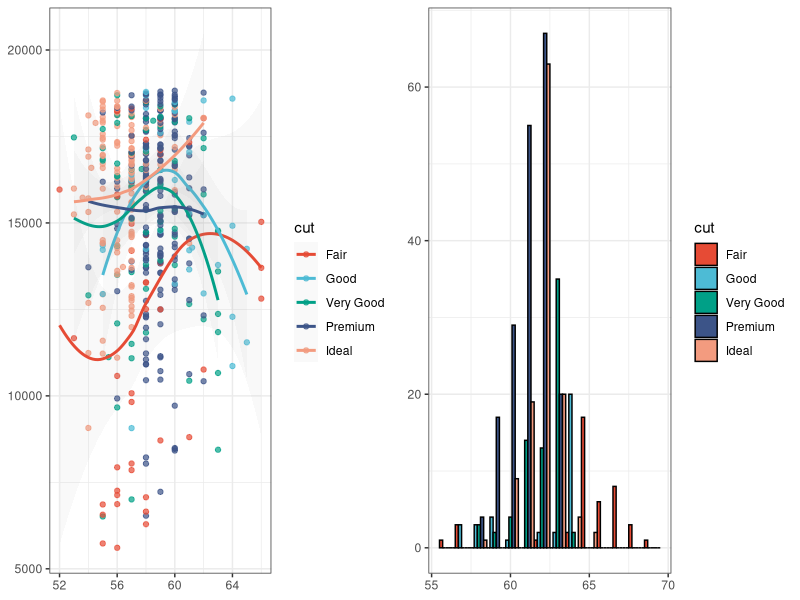
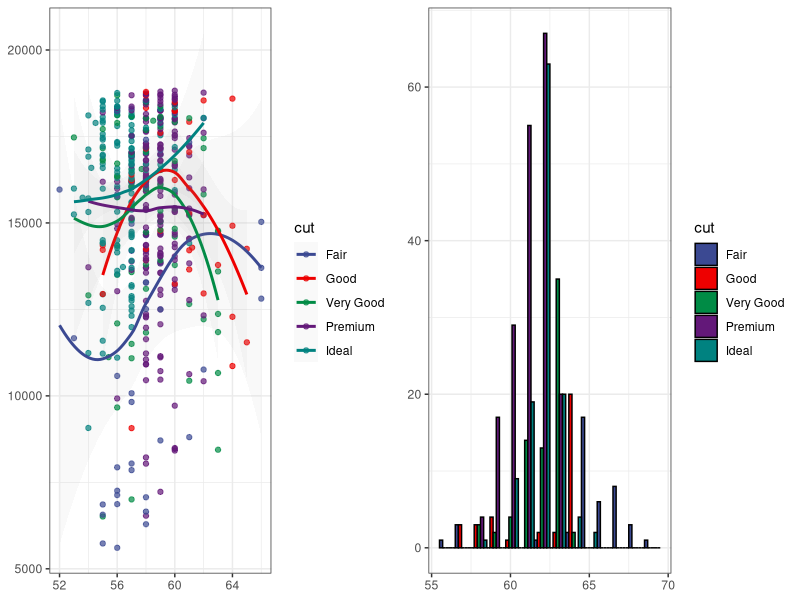
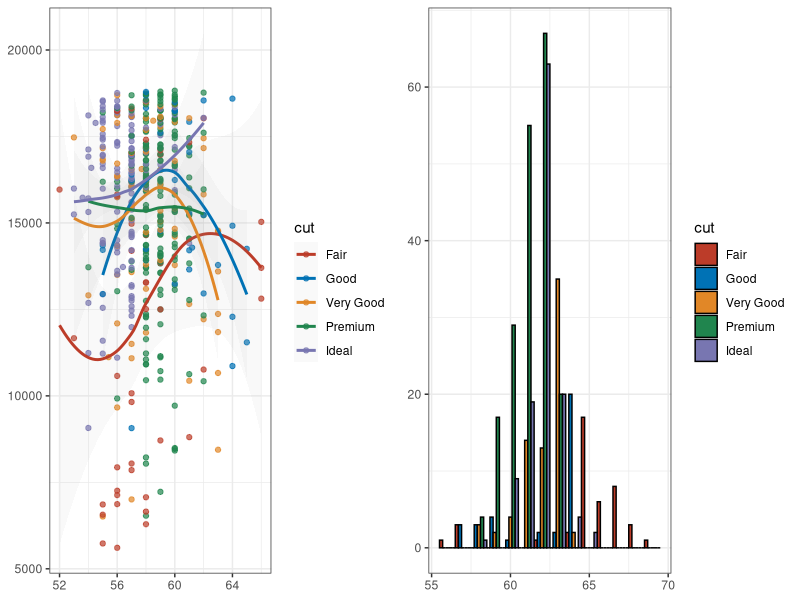
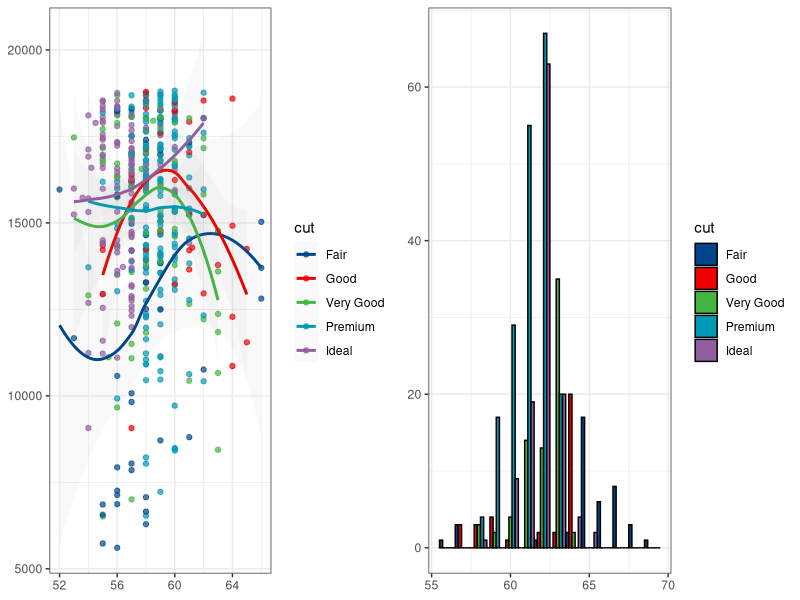
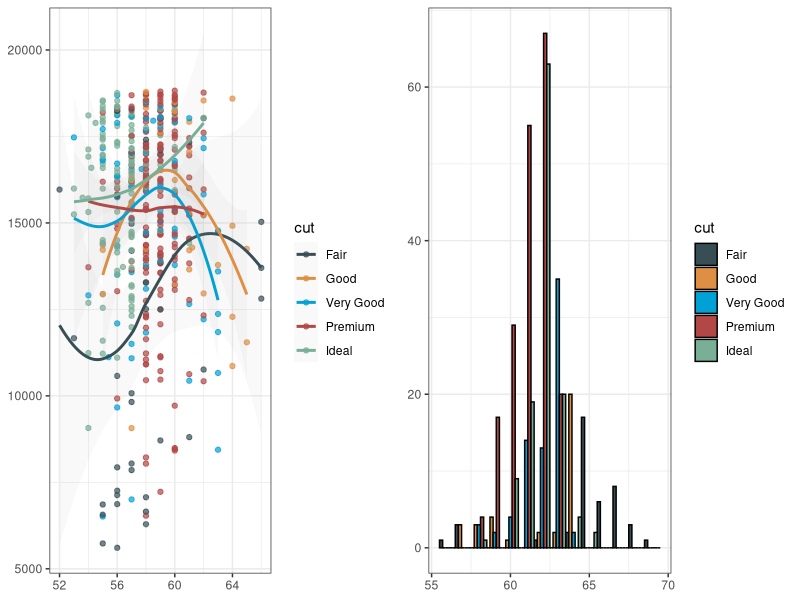
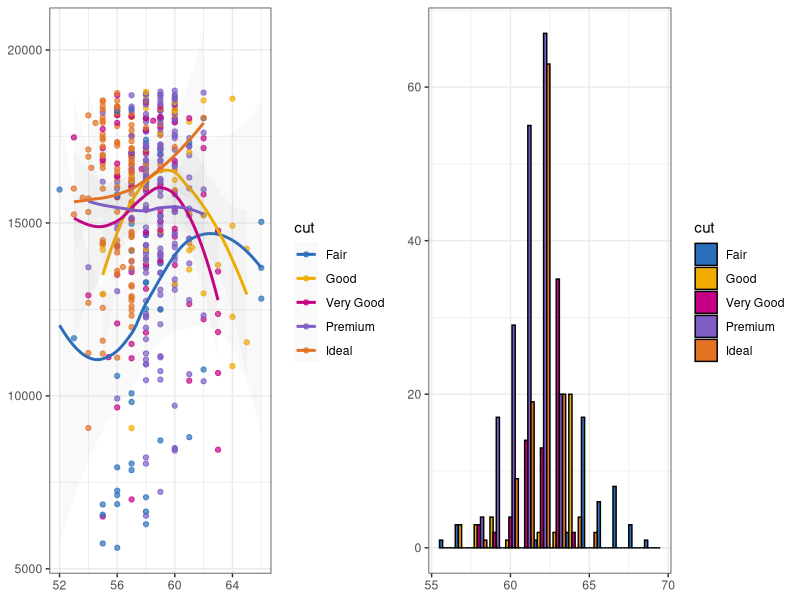
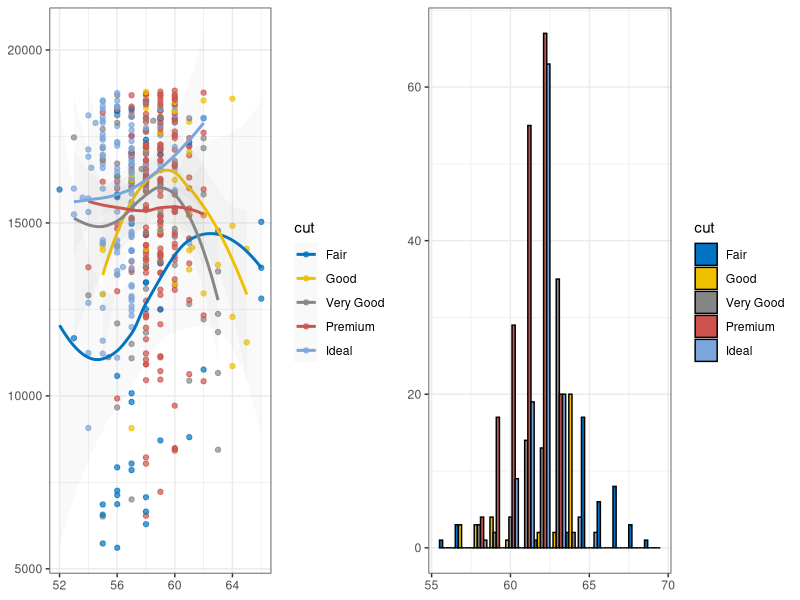
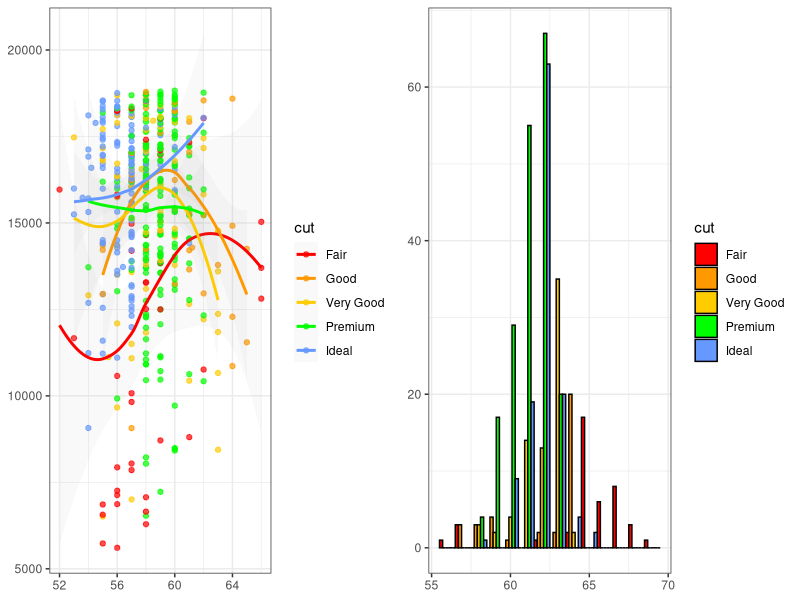

R code for these plots, in order:
## ---- chunk 1
knitr::knit_hooks$set(pngquant = knitr::hook_pngquant)

knitr::opts_chunk$set(
  echo = FALSE,
  message = FALSE,
  fig.path = "man/figures/README-",
  collapse = TRUE,
  comment = "#>",
  dev = "ragg_png",
  dpi = 72,
  fig.retina = 2,
  fig.width = 10.6667,
  fig.height = 3.3334,
  fig.align = "center",
  out.width = "100%",
  pngquant = "--speed=1 --quality=50"
)
## ---- chunk 2
library("ggsci")
library("ggplot2")
library("gridExtra")

data("diamonds")

p1 <- ggplot(
  subset(diamonds, carat >= 2.2),
  aes(x = table, y = price, colour = cut)
) +
  geom_point(alpha = 0.7) +
  geom_smooth(method = "loess", alpha = 0.05, linewidth = 1, span = 1) +
  theme_bw() +
  theme(
    axis.title.x = element_blank(),
    axis.title.y = element_blank()
  )

p2 <- ggplot(
  subset(diamonds, carat > 2.2 & depth > 55 & depth < 70),
  aes(x = depth, fill = cut)
) +
  geom_histogram(colour = "black", binwidth = 1, position = "dodge") +
  theme_bw() +
  theme(
    axis.title.x = element_blank(),
    axis.title.y = element_blank()
  )
## ---- chunk 3
p1_npg <- p1 + scale_color_npg()
p2_npg <- p2 + scale_fill_npg()
grid.arrange(p1_npg, p2_npg, ncol = 2)
## ---- chunk 4
p1_aaas <- p1 + scale_color_aaas()
p2_aaas <- p2 + scale_fill_aaas()
grid.arrange(p1_aaas, p2_aaas, ncol = 2)
## ---- chunk 5
p1_nejm <- p1 + scale_color_nejm()
p2_nejm <- p2 + scale_fill_nejm()
grid.arrange(p1_nejm, p2_nejm, ncol = 2)
## ---- chunk 6
p1_lancet <- p1 + scale_color_lancet()
p2_lancet <- p2 + scale_fill_lancet()
grid.arrange(p1_lancet, p2_lancet, ncol = 2)
## ---- chunk 7
p1_jama <- p1 + scale_color_jama()
p2_jama <- p2 + scale_fill_jama()
grid.arrange(p1_jama, p2_jama, ncol = 2)
## ---- chunk 8
p1_bmj <- p1 + scale_color_bmj()
p2_bmj <- p2 + scale_fill_bmj()
grid.arrange(p1_bmj, p2_bmj, ncol = 2)
## ---- chunk 9
p1_jco <- p1 + scale_color_jco()
p2_jco <- p2 + scale_fill_jco()
grid.arrange(p1_jco, p2_jco, ncol = 2)
## ---- chunk 10
p1_ucscgb <- p1 + scale_color_ucscgb()
p2_ucscgb <- p2 + scale_fill_ucscgb()
grid.arrange(p1_ucscgb, p2_ucscgb, ncol = 2)
## ---- chunk 11
p1_d3 <- p1 + scale_color_d3()
p2_d3 <- p2 + scale_fill_d3()
grid.arrange(p1_d3, p2_d3, ncol = 2)
## ---- chunk 12
p1_locuszoom <- p1 + scale_color_locuszoom()
p2_locuszoom <- p2 + scale_fill_locuszoom()
grid.arrange(p1_locuszoom, p2_locuszoom, ncol = 2)
## ---- chunk 13
p1_igv <- p1 + scale_color_igv()
p2_igv <- p2 + scale_fill_igv()
grid.arrange(p1_igv, p2_igv, ncol = 2)
## ---- chunk 14
p1_cosmic_hallmarks_light <- p1 + scale_color_cosmic("hallmarks_light")
p2_cosmic_hallmarks_light <- p2 + scale_fill_cosmic("hallmarks_light")
grid.arrange(p1_cosmic_hallmarks_light, p2_cosmic_hallmarks_light, ncol = 2)

p1_cosmic_hallmarks_dark <- p1 + scale_color_cosmic("hallmarks_dark")
p2_cosmic_hallmarks_dark <- p2 + scale_fill_cosmic("hallmarks_dark")
grid.arrange(p1_cosmic_hallmarks_dark, p2_cosmic_hallmarks_dark, ncol = 2)

p1_cosmic_signature <- p1 + scale_color_cosmic("signature_substitutions")
p2_cosmic_signature <- p2 + scale_fill_cosmic("signature_substitutions")
grid.arrange(p1_cosmic_signature, p2_cosmic_signature, ncol = 2)
## ---- chunk 15
p1_uchicago <- p1 + scale_color_uchicago()
p2_uchicago <- p2 + scale_fill_uchicago()
grid.arrange(p1_uchicago, p2_uchicago, ncol = 2)
## ---- chunk 16
p1_startrek <- p1 + scale_color_startrek()
p2_startrek <- p2 + scale_fill_startrek()
grid.arrange(p1_startrek, p2_startrek, ncol = 2)
## ---- chunk 17
p1_tron <- p1 +
  theme_dark() +
  theme(
    panel.background = element_rect(fill = "#2D2D2D"),
    legend.key = element_rect(fill = "#2D2D2D"),
    axis.title.x = element_blank(), axis.title.y = element_blank()
  ) +
  scale_color_tron()
p2_tron <- p2 +
  theme_dark() +
  theme(
    panel.background = element_rect(fill = "#2D2D2D"),
    axis.title.x = element_blank(), axis.title.y = element_blank()
  ) +
  scale_fill_tron()

grid.arrange(p1_tron, p2_tron, ncol = 2)
## ---- chunk 18
p1_futurama <- p1 + scale_color_futurama()
p2_futurama <- p2 + scale_fill_futurama()
grid.arrange(p1_futurama, p2_futurama, ncol = 2)
## ---- chunk 19
p1_rickandmorty <- p1 + scale_color_rickandmorty()
p2_rickandmorty <- p2 + scale_fill_rickandmorty()
grid.arrange(p1_rickandmorty, p2_rickandmorty, ncol = 2)
## ---- chunk 20
p1_simpsons <- p1 + scale_color_simpsons()
p2_simpsons <- p2 + scale_fill_simpsons()
grid.arrange(p1_simpsons, p2_simpsons, ncol = 2)
## ---- chunk 21
p1_flatui <- p1 + scale_color_flatui()
p2_flatui <- p2 + scale_fill_flatui()
grid.arrange(p1_flatui, p2_flatui, ncol = 2)
## ---- chunk 22
p1_frontiers <- p1 + scale_color_frontiers()
p2_frontiers <- p2 + scale_fill_frontiers()
grid.arrange(p1_frontiers, p2_frontiers, ncol = 2)
## ---- chunk 23
library("reshape2")

data("mtcars")
cor <- cor(unname(cbind(mtcars, mtcars, mtcars, mtcars)))
cor_melt <- melt(cor)

p3 <- ggplot(cor_melt, aes(x = Var1, y = Var2, fill = value)) +
  geom_tile(colour = "black", linewidth = 0.3) +
  theme_void() +
  theme(axis.title.x = element_blank(), axis.title.y = element_blank())
## ---- chunk 24
p3_gsea <- p3 + scale_fill_gsea()
p3_gsea_inv <- p3 + scale_fill_gsea(reverse = TRUE)
grid.arrange(p3_gsea, p3_gsea_inv, ncol = 2)
## ---- chunk 25
set.seed(42)
k <- 9
x <- diag(k)
x[upper.tri(x)] <- runif(sum(1:(k - 1)), 0, 1)
x_melt <- melt(x)

p4 <- ggplot(x_melt, aes(x = Var1, y = Var2, fill = value)) +
  geom_tile(colour = "black", linewidth = 0.3) +
  scale_x_continuous(expand = c(0, 0)) +
  scale_y_continuous(expand = c(0, 0)) +
  theme_bw() +
  theme(
    legend.position = "none", plot.background = element_blank(),
    axis.line = element_blank(), axis.ticks = element_blank(),
    axis.text.x = element_blank(), axis.text.y = element_blank(),
    axis.title.x = element_blank(), axis.title.y = element_blank(),
    panel.background = element_blank(), panel.border = element_blank(),
    panel.grid.major = element_blank(), panel.grid.minor = element_blank()
  )

grid.arrange(
  p4 + scale_fill_material("red"), p4 + scale_fill_material("pink"),
  p4 + scale_fill_material("purple"), p4 + scale_fill_material("deep-purple"),
  p4 + scale_fill_material("indigo"), p4 + scale_fill_material("blue"),
  p4 + scale_fill_material("light-blue"), p4 + scale_fill_material("cyan"),
  p4 + scale_fill_material("teal"), p4 + scale_fill_material("green"),
  p4 + scale_fill_material("light-green"), p4 + scale_fill_material("lime"),
  p4 + scale_fill_material("yellow"), p4 + scale_fill_material("amber"),
  p4 + scale_fill_material("orange"), p4 + scale_fill_material("deep-orange"),
  p4 + scale_fill_material("brown"), p4 + scale_fill_material("grey"),
  p4 + scale_fill_material("blue-grey"),
  ncol = 6
)
